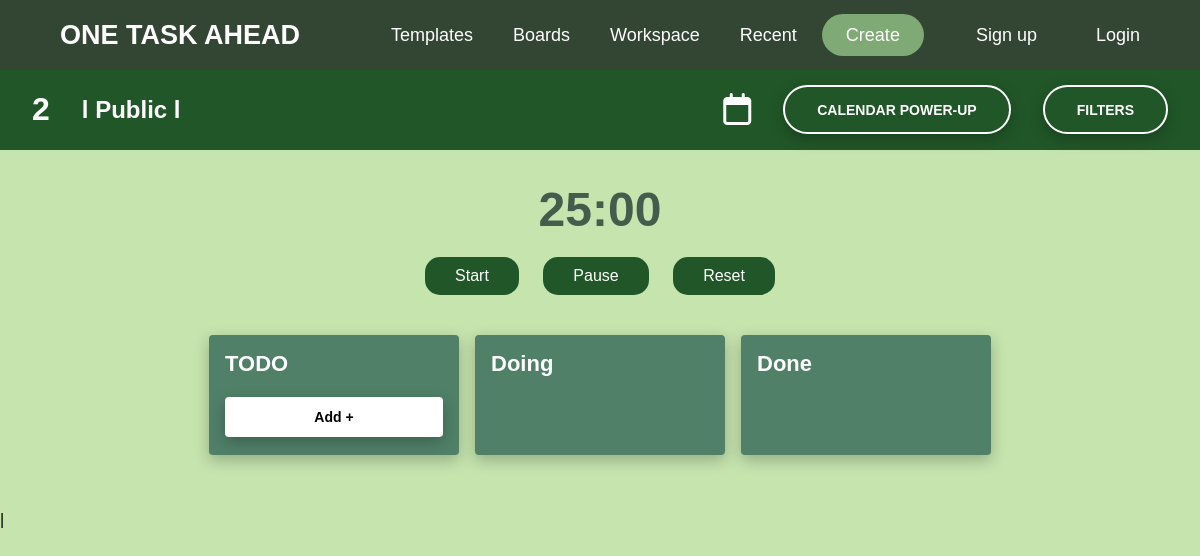
/html/board.php?workspace_id=1&id=2, run on an earlier commit of the app's database.
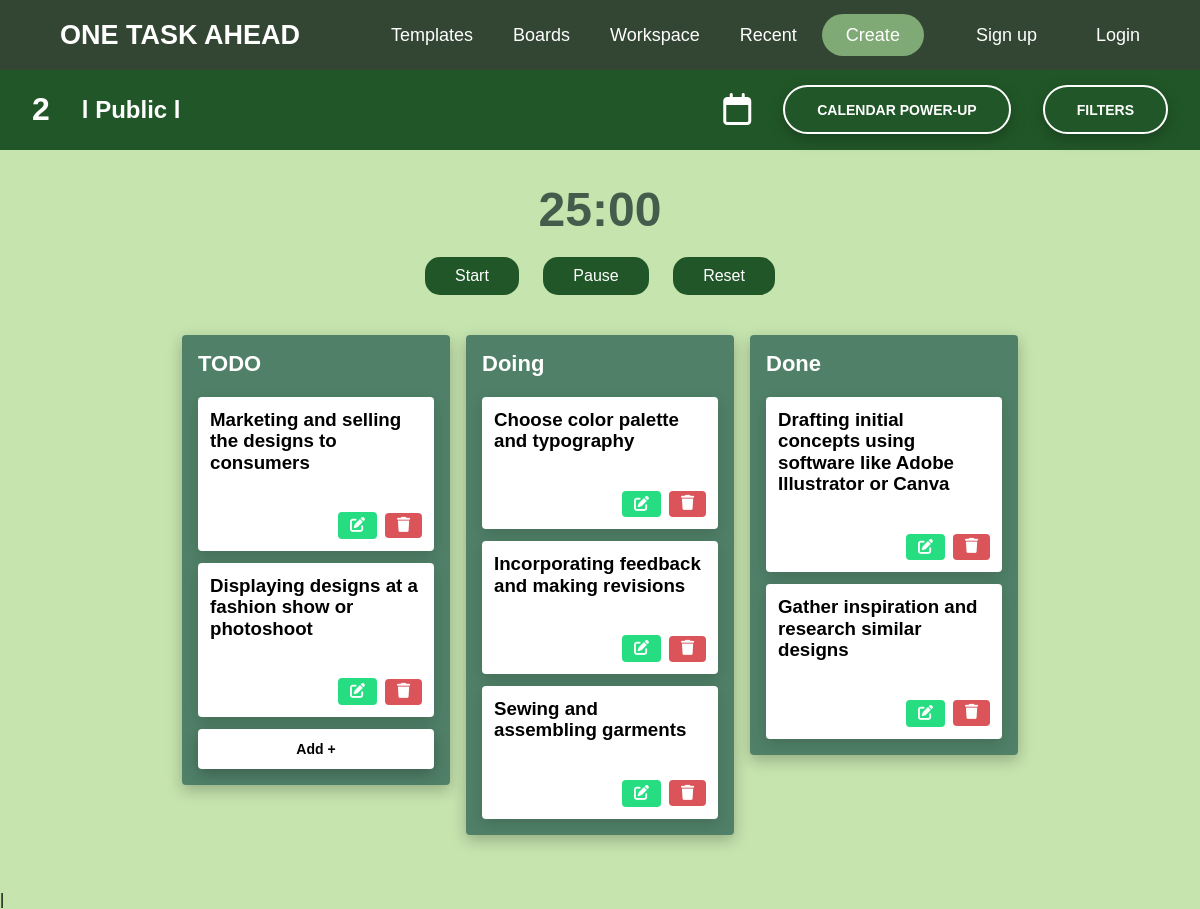
And on a later commit of the database.
### tables this page shows
CREATE TABLE `template_task` (
  `task_id` int(11) NOT NULL,
  `Title` varchar(128) NOT NULL,
  `Description` varchar(128) NOT NULL,
  `Lane` enum('todo','doing','done') NOT NULL,
  `template_id` int(11) NOT NULL,
  `customized` tinyint(1) NOT NULL DEFAULT 0,
  `number` int(255) NOT NULL
);

### php/functions.php (the view, shortened to what this page needs)
<?php
function getTemplateTasks($conn, $template_id, $lane)
{
    $sql = "SELECT t.task_id, COALESCE(ct.Title, t.Title) AS Title,
                   COALESCE(ct.Description, t.Description) AS Description,
                   COALESCE(ct.Lane, t.Lane) AS Lane,
                   COALESCE(ct.number, t.number) AS number,
                   COALESCE(ct.template_id, t.template_id) AS template_id
            FROM template_task AS t
            LEFT JOIN edited_template_task AS ct ON ct.task_id = t.task_id
            WHERE t.template_id = $template_id AND t.Lane = '$lane'
            ORDER BY t.number ASC";
    $result = mysqli_query($conn, $sql);
    return $result;
}
function renderTasks($result)
{
    if (mysqli_num_rows($result) > 0) {
        while ($row = mysqli_fetch_assoc($result)) {
            echo '<div class="task" draggable="true" data-id="' . $row["task_id"] . '" data-number="' . $row["number"] . '" data-activity="' . $row["Lane"] . '" data-workspace="' . (isset($_GET['workspace_id']) ? intval($_GET['workspace_id']) : 1) . '">
            <div class="task-content">
                    <h3 class="task-name">' . $row['Title'] . '</h3>
                    <p class="task-description">' . $row['Description'] . '</p>
                </div>
                <div class="task-buttons">
                    <button class="edit-button" onclick="openModal(' . $row['template_id'] . ',' . $row['task_id'] . ', \'' . $row['Title'] . '\', \'' . $row['Description'] . '\', \'' . $row['Lane'] . '\', \'' . $row['number'] . '\')">
                        <i class="fa-solid fa-pen-to-square fa-lg" style="color: #ffffff;"></i>
                    </button>
                    <form class="delete-task-form">
                        <input type="hidden" name="task_id" value="' . $row["task_id"] . '">
                        <button type="button" class="delete-button"><i class="fa-solid fa-trash fa-lg" style="color: #ffffff;"></i></button>
                    </form>
                </div>
            </div>';
        }
    }
}

### html/board.php (shortened to what this page needs)
<?php
include('../php/dbh.php');
include('../php/functions.php');
?>
<!DOCTYPE html>
<html lang="en">
<head>
  <link rel="stylesheet" href="../css/normalize.css" />
  <link rel="stylesheet" href="../css/board.css" />
  <link rel="stylesheet" href="../css/nav_bar.css" />
  <link rel="stylesheet" href="../css/footer.css" />
  <link rel="stylesheet" href="https://pro.fontawesome.com/releases/v5.10.0/css/all.css" />
</head>
<body>
  <nav>
    <a href="./home.php">
      <div class="logo">ONE TASK AHEAD</div>
    </a>
    <ul>
      <li>
        <a href="./templates.php">Templates</a>
      </li>
      <li>
        <a href="./boards.php">Boards</a>
      </li>
      <li>
        <a href="#">Workspace</a>
      </li>
      <li>
          <a href="#">Recent</a>
      </li>
      <li id="create-btn"><a>Create</a></li>
      <div class="ppic">
        <?php
        if (isset($_SESSION['username'])) {
          echo '<a href="../html/profilepage.php" id="signupBtn">Hi, ' . $_SESSION['username'] . '</a>';
          echo '<a href="../html/profilepage.php"><img src="../images/profilepic.png"></a>';
          echo '<ul class="logout">';
          echo '<li><a href="../php/logout.inc.php">Logout</a></li>';
          echo '</ul>';
        } else {
          echo '<li id="signupBtn2"><a href="../html/signup.php">Sign up</a></li>';
          echo '<li id="signupBtn3"><a href="../html/OTA_Login.php">Login</a></li>';
        }
        ?>
      </div>
    </ul>
  </nav>
  <div class="header">
    <h1 id="project-name">
      <?php
      if (isset($_GET['id'])) {
        $id = $_GET['id'];
        $id = strtoupper($id);
        $id = str_replace('-', ' ', $id);
        echo $id;
      } else {
        echo "New Task";
      }
      ?>
    </h1>
    <h2>l Public l</h2>
    <i class="fa-sharp fa-regular fa-calendar fa-2xl" style="color: #ffffff"></i>
    <button>CALENDAR POWER-UP</button>
    <button>FILTERS</button>
  </div>
  <div class="board">
    <div class="pomodoro-timer">
      <div class="timer">
      </div>
      <div class="buttons">
        <button id="start">Start</button> <button id="stop">Pause</button>
        <button id="reset">Reset</button>
      </div>
    </div>
        <?php
        $temp_id = isset($_GET["id"]) ? $_GET["id"] : null;
        ?>
    <div class="lanes">
      <div class="swim-lane" id="todo-lane" draggable="true" data-activity="todo">
        <h3 class="heading">TODO</h3>
        <?php
          if($temp_id = isset($_GET["id"]) ? $_GET["id"] : null)  {
            $template = getTemplateTasks($conn, $temp_id, "todo");
            renderTasks($template);
          }
        ?>
        <button id="todo-submit" type="submit">Add +</button>
      </div>
      <div class="swim-lane" id="doing-lane" draggable="true" data-activity="doing">
        <h3 class="heading">Doing</h3>
        <?php
         if($temp_id){
          $template = getTemplateTasks($conn, $temp_id, "doing");
         }
        ?>
      </div>
      <div class="swim-lane" id="done-lane" draggable="true" data-activity="done">
        <h3 class="heading">Done</h3>
        <?php
            if($temp_id){
            $template = getTemplateTasks($conn, $temp_id, "done");
            }
        ?>
      </div>
    </div>
  </div>
</body>
</html>

### css/board.css (style rules this page uses)
* { margin: 0; padding: 0; box-sizing: border-box; font-family: "Poppins", sans-serif; }
* { padding: 0; margin: 0; box-sizing: border-box; font-family: sans-serif; -ms-overflow-style: none; scrollbar-width: none; }
html { height: 100%; }
body { background-color: rgb(197, 228, 174); height: 100vh; }
.swim-lane { overflow-y: scroll; }
.header { display: flex; background-color: #215728; color: white; padding: 0px 2rem; text-align: center; align-items: center; gap: 2rem; }
.header button { padding: 0.5rem 1rem; border-radius: 4px; border: 2px solid white; box-shadow: 0px 5px 15px rgba(0, 0, 0, 0.25); background: transparent; color: white; font-weight: bold; font-size: 14px; border-radius: 2rem; padding: 0.9rem 2rem; cursor: pointer; }
.header i { margin-left: auto; }
.board { width: 100%; overflow: scroll; background-color: #c5e4ae; display: flex; justify-content: center; align-items: center; flex-direction: column; padding: 2rem; }
.lanes { display: flex; align-items: flex-start; justify-content: start; gap: 16px; padding: 24px 32px; height: 100%; margin-top: 1rem; justify-content: center; }
.heading { font-size: 22px; font-weight: bold; margin-bottom: 8px; }
.swim-lane { display: flex; flex-direction: column; gap: 12px; color: white; background: #508068; box-shadow: 0px 5px 15px rgba(0, 0, 0, 0.25); padding: 1rem; border-radius: 4px; width: 25%; min-height: 120px; min-width: 250px; flex-shrink: 0; }
#todo-submit { padding: 12px 32px; border-radius: 4px; border: none; box-shadow: 0px 5px 15px rgba(0, 0, 0, 0.25); background: #ffffff; color: black; font-weight: bold; font-size: 14px; cursor: pointer; }
.task { background: white; color: black; box-shadow: 0px 5px 15px rgba(0, 0, 0, 0.15); padding: 12px; border-radius: 4px; cursor: move; display: flex; flex-direction: column; gap: 0.5rem; }
.task-content { margin-bottom: 8px; }
.task-buttons { margin-left: auto; display: flex; align-items: center; gap: 8px; margin-top: 8px; }
.edit-button, .delete-button { padding: 6px 12px; background-color: #f4f4f4; border: none; border-radius: 4px; font-size: 12px; cursor: pointer; }
.edit-button { background-color: #26de81; }
.delete-button { background-color: #db545a; }
.pomodoro-timer .timer { font-size: 48px; font-weight: bold; text-align: center; margin-bottom: 20px; color: #445c4c; }
.pomodoro-timer button { padding: 10px 30px; margin: 0 10px; font-size: 16px; background-color: #215728; color: white; border-radius: 15px; outline: none; box-shadow: none; text-decoration: none; border: none; }
.pomodoro-timer .buttons { text-align: center; }

### css/nav_bar.css (style rules this page uses)
* { margin: 0; padding: 0; box-sizing: border-box; font-family: "Poppins", sans-serif; }
nav { background: #334533; }
nav:after { content: ""; clear: both; display: table; }
nav .logo { float: left; color: white; font-size: 27px; font-weight: 600; line-height: 70px; padding-left: 60px; }
nav ul { float: right; list-style: none; margin-right: 40px; position: relative; }
nav ul li { float: left; display: inline-block; background: #334533; margin: 0 5px; }
nav ul li a { color: white; text-decoration: none; line-height: 70px; font-size: 18px; padding: 8px 15px; }
#signupBtn2 { margin-left: 2rem; margin-right: 1.5rem; color: white; text-decoration: none; font-size: 18px; margin-top: -10px; }
#signupBtn3 { color: white; text-decoration: none; font-size: 18px; margin-top: -10px; }
.ppic { display: flex; justify-content: center; align-items: center; margin-top: 0.6rem; position: relative; }
#create-btn a { background-color: #7faa75; border-radius: 2rem; padding: 0.7rem 1.5rem; }

What changed in the data, as far as the page shows it:
added template_task: Title "Marketing and selling the designs to consumers"
added template_task: Title "Displaying designs at a fashion show or photoshoot"
added template_task: Title "Choose color palette and typography"
added template_task: Title "Incorporating feedback and making revisions"
added template_task: Title "Sewing and assembling garments"
added template_task: Title "Drafting initial concepts using software like Adobe Illustrator or Canva"
added template_task: Title "Gather inspiration and research similar designs"
